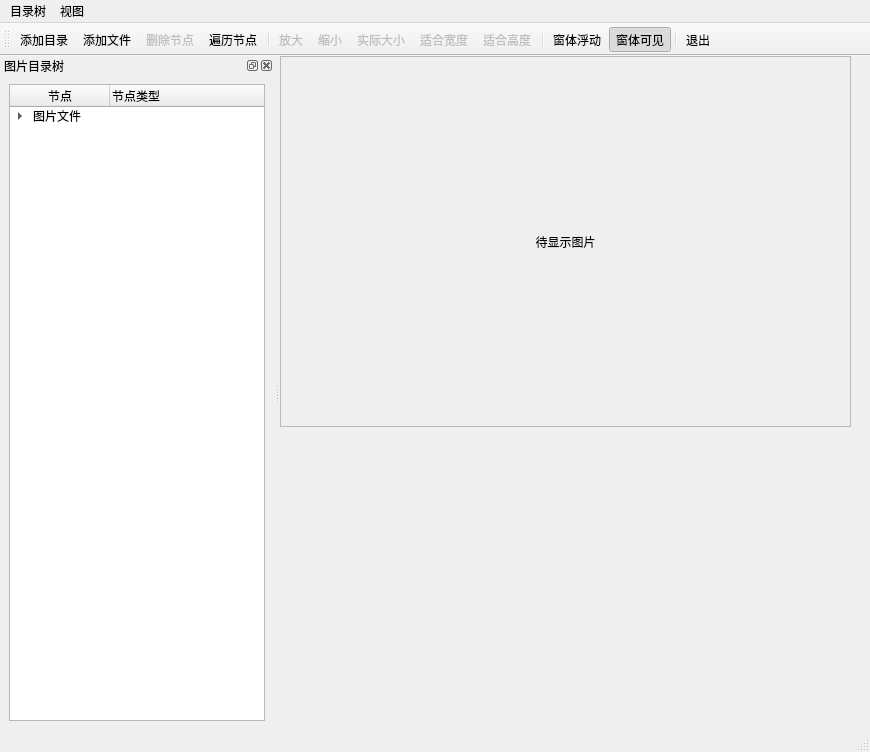
<?xml version="1.0" encoding="UTF-8"?>
<ui version="4.0">
 <class>MainWindow</class>
 <widget class="QMainWindow" name="MainWindow">
  <property name="geometry">
   <rect>
    <x>0</x>
    <y>0</y>
    <width>870</width>
    <height>752</height>
   </rect>
  </property>
  <property name="windowTitle">
   <string>Demo3_9 QTreeWidget,QDockWidget</string>
  </property>
  <widget class="QWidget" name="centralwidget">
   <widget class="QScrollArea" name="scrollArea">
    <property name="geometry">
     <rect>
      <x>0</x>
      <y>0</y>
      <width>571</width>
      <height>371</height>
     </rect>
    </property>
    <property name="styleSheet">
     <string notr="true"/>
    </property>
    <property name="widgetResizable">
     <bool>true</bool>
    </property>
    <property name="alignment">
     <set>Qt::AlignCenter</set>
    </property>
    <widget class="QWidget" name="scrollAreaWidgetContents">
     <property name="geometry">
      <rect>
       <x>0</x>
       <y>0</y>
       <width>569</width>
       <height>369</height>
      </rect>
     </property>
     <property name="minimumSize">
      <size>
       <width>0</width>
       <height>0</height>
      </size>
     </property>
     <layout class="QVBoxLayout" name="verticalLayout">
      <item>
       <widget class="QLabel" name="LabPicture">
        <property name="text">
         <string>待显示图片</string>
        </property>
        <property name="alignment">
         <set>Qt::AlignCenter</set>
        </property>
       </widget>
      </item>
     </layout>
    </widget>
   </widget>
  </widget>
  <widget class="QMenuBar" name="menubar">
   <property name="geometry">
    <rect>
     <x>0</x>
     <y>0</y>
     <width>870</width>
     <height>23</height>
    </rect>
   </property>
   <widget class="QMenu" name="menu">
    <property name="title">
     <string>目录树</string>
    </property>
    <addaction name="act_AddDirectory"/>
    <addaction name="act_AddFiles"/>
    <addaction name="act_DelNode"/>
    <addaction name="act_IterationgNodes"/>
    <addaction name="separator"/>
    <addaction name="act_Exit"/>
   </widget>
   <widget class="QMenu" name="menu_2">
    <property name="title">
     <string>视图</string>
    </property>
    <addaction name="act_Amplification"/>
    <addaction name="act_Zoomout"/>
    <addaction name="act_ActualSize"/>
    <addaction name="act_FitWidth"/>
    <addaction name="act_SuitableHeight"/>
   </widget>
   <addaction name="menu"/>
   <addaction name="menu_2"/>
  </widget>
  <widget class="QStatusBar" name="statusbar"/>
  <widget class="QToolBar" name="mainToolBar">
   <property name="windowTitle">
    <string>toolBar</string>
   </property>
   <property name="toolButtonStyle">
    <enum>Qt::ToolButtonTextUnderIcon</enum>
   </property>
   <attribute name="toolBarArea">
    <enum>TopToolBarArea</enum>
   </attribute>
   <attribute name="toolBarBreak">
    <bool>false</bool>
   </attribute>
   <addaction name="act_AddDirectory"/>
   <addaction name="act_AddFiles"/>
   <addaction name="act_DelNode"/>
   <addaction name="act_IterationgNodes"/>
   <addaction name="separator"/>
   <addaction name="act_Amplification"/>
   <addaction name="act_Zoomout"/>
   <addaction name="act_ActualSize"/>
   <addaction name="act_FitWidth"/>
   <addaction name="act_SuitableHeight"/>
   <addaction name="separator"/>
   <addaction name="act_FormFloating"/>
   <addaction name="act_FormVisible"/>
   <addaction name="separator"/>
   <addaction name="act_Exit"/>
  </widget>
  <widget class="QDockWidget" name="dockWidget">
   <property name="features">
    <set>QDockWidget::AllDockWidgetFeatures</set>
   </property>
   <property name="allowedAreas">
    <set>Qt::LeftDockWidgetArea|Qt::RightDockWidgetArea</set>
   </property>
   <property name="windowTitle">
    <string>图片目录树</string>
   </property>
   <attribute name="dockWidgetArea">
    <number>1</number>
   </attribute>
   <widget class="QWidget" name="dockWidgetContents">
    <layout class="QVBoxLayout" name="verticalLayout_2">
     <item>
      <widget class="QTreeWidget" name="treeFiles">
       <column>
        <property name="text">
         <string>节点</string>
        </property>
        <property name="textAlignment">
         <set>AlignCenter</set>
        </property>
       </column>
       <column>
        <property name="text">
         <string>节点类型</string>
        </property>
       </column>
       <item>
        <property name="text">
         <string>图片文件</string>
        </property>
        <property name="icon">
         <iconset resource="../Resource/res.qrc">
          <normaloff>:/icons/icons/15.ico</normaloff>:/icons/icons/15.ico</iconset>
        </property>
        <property name="text">
         <string/>
        </property>
        <item>
         <property name="text">
          <string>分组节点</string>
         </property>
         <item>
          <property name="text">
           <string>图片节点</string>
          </property>
          <property name="icon">
           <iconset resource="../Resource/res.qrc">
            <normaloff>:/icons/icons/31.ico</normaloff>:/icons/icons/31.ico</iconset>
          </property>
          <property name="flags">
           <set>ItemIsSelectable|ItemIsUserCheckable|ItemIsEnabled</set>
          </property>
         </item>
        </item>
        <item>
         <property name="text">
          <string>分组2</string>
         </property>
         <item>
          <property name="text">
           <string>图片2</string>
          </property>
          <property name="icon">
           <iconset resource="../Resource/res.qrc">
            <normaloff>:/icons/icons/31.ico</normaloff>:/icons/icons/31.ico</iconset>
          </property>
          <property name="text">
           <string/>
          </property>
         </item>
        </item>
       </item>
      </widget>
     </item>
    </layout>
   </widget>
  </widget>
  <action name="act_AddDirectory">
   <property name="icon">
    <iconset resource="../Resource/res.qrc">
     <normaloff>:/icons/icons/open3.bmp</normaloff>:/icons/icons/open3.bmp</iconset>
   </property>
   <property name="text">
    <string>添加目录</string>
   </property>
   <property name="toolTip">
    <string>添加目录</string>
   </property>
  </action>
  <action name="act_AddFiles">
   <property name="icon">
    <iconset resource="../Resource/res.qrc">
     <normaloff>:/icons/icons/824.bmp</normaloff>:/icons/icons/824.bmp</iconset>
   </property>
   <property name="text">
    <string>添加文件</string>
   </property>
   <property name="toolTip">
    <string>添加文件</string>
   </property>
  </action>
  <action name="act_DelNode">
   <property name="enabled">
    <bool>false</bool>
   </property>
   <property name="icon">
    <iconset resource="../Resource/res.qrc">
     <normaloff>:/icons/icons/delete1.bmp</normaloff>:/icons/icons/delete1.bmp</iconset>
   </property>
   <property name="text">
    <string>删除节点</string>
   </property>
   <property name="toolTip">
    <string>删除节点</string>
   </property>
  </action>
  <action name="act_IterationgNodes">
   <property name="icon">
    <iconset resource="../Resource/res.qrc">
     <normaloff>:/icons/icons/fold.bmp</normaloff>:/icons/icons/fold.bmp</iconset>
   </property>
   <property name="text">
    <string>遍历节点</string>
   </property>
   <property name="toolTip">
    <string>遍历节点</string>
   </property>
  </action>
  <action name="act_Exit">
   <property name="icon">
    <iconset resource="../Resource/res.qrc">
     <normaloff>:/icons/icons/exit.bmp</normaloff>:/icons/icons/exit.bmp</iconset>
   </property>
   <property name="text">
    <string>退出</string>
   </property>
   <property name="toolTip">
    <string>退出</string>
   </property>
  </action>
  <action name="act_Amplification">
   <property name="enabled">
    <bool>false</bool>
   </property>
   <property name="icon">
    <iconset resource="../Resource/res.qrc">
     <normaloff>:/icons/icons/418.bmp</normaloff>:/icons/icons/418.bmp</iconset>
   </property>
   <property name="text">
    <string>放大</string>
   </property>
   <property name="toolTip">
    <string>放大</string>
   </property>
  </action>
  <action name="act_Zoomout">
   <property name="enabled">
    <bool>false</bool>
   </property>
   <property name="icon">
    <iconset resource="../Resource/res.qrc">
     <normaloff>:/icons/icons/416.bmp</normaloff>:/icons/icons/416.bmp</iconset>
   </property>
   <property name="text">
    <string>缩小</string>
   </property>
   <property name="toolTip">
    <string>缩小</string>
   </property>
  </action>
  <action name="act_ActualSize">
   <property name="enabled">
    <bool>false</bool>
   </property>
   <property name="icon">
    <iconset resource="../Resource/res.qrc">
     <normaloff>:/icons/icons/414.bmp</normaloff>:/icons/icons/414.bmp</iconset>
   </property>
   <property name="text">
    <string>实际大小</string>
   </property>
  </action>
  <action name="act_FitWidth">
   <property name="enabled">
    <bool>false</bool>
   </property>
   <property name="icon">
    <iconset resource="../Resource/res.qrc">
     <normaloff>:/icons/icons/424.bmp</normaloff>:/icons/icons/424.bmp</iconset>
   </property>
   <property name="text">
    <string>适合宽度</string>
   </property>
  </action>
  <action name="act_SuitableHeight">
   <property name="enabled">
    <bool>false</bool>
   </property>
   <property name="icon">
    <iconset resource="../Resource/res.qrc">
     <normaloff>:/icons/icons/426.bmp</normaloff>:/icons/icons/426.bmp</iconset>
   </property>
   <property name="text">
    <string>适合高度</string>
   </property>
  </action>
  <action name="act_FormFloating">
   <property name="checkable">
    <bool>true</bool>
   </property>
   <property name="checked">
    <bool>false</bool>
   </property>
   <property name="icon">
    <iconset resource="../Resource/res.qrc">
     <normaloff>:/icons/icons/814.bmp</normaloff>:/icons/icons/814.bmp</iconset>
   </property>
   <property name="text">
    <string>窗体浮动</string>
   </property>
  </action>
  <action name="act_FormVisible">
   <property name="checkable">
    <bool>true</bool>
   </property>
   <property name="checked">
    <bool>true</bool>
   </property>
   <property name="icon">
    <iconset resource="../Resource/res.qrc">
     <normaloff>:/icons/icons/414.bmp</normaloff>:/icons/icons/414.bmp</iconset>
   </property>
   <property name="text">
    <string>窗体可见</string>
   </property>
  </action>
 </widget>
 <resources>
  <include location="../Resource/res.qrc"/>
 </resources>
 <connections>
  <connection>
   <sender>act_Exit</sender>
   <signal>triggered()</signal>
   <receiver>MainWindow</receiver>
   <slot>close()</slot>
   <hints>
    <hint type="sourcelabel">
     <x>-1</x>
     <y>-1</y>
    </hint>
    <hint type="destinationlabel">
     <x>396</x>
     <y>199</y>
    </hint>
   </hints>
  </connection>
 </connections>
</ui>
